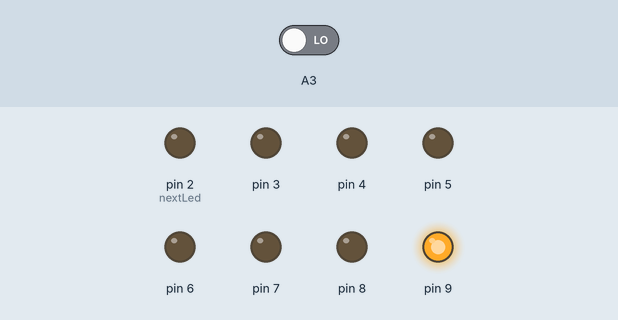
Recording of a sketch running on a simulated Arduino Uno, built with avr-gcc and run on an emulated ATmega328P. On the bench: output pins drawn as LEDs (lit = HIGH). The test bench sets the inputs (shaded band); at power-on: A3 LOW.

Above: at 0.12 s.
At 0.87 s:
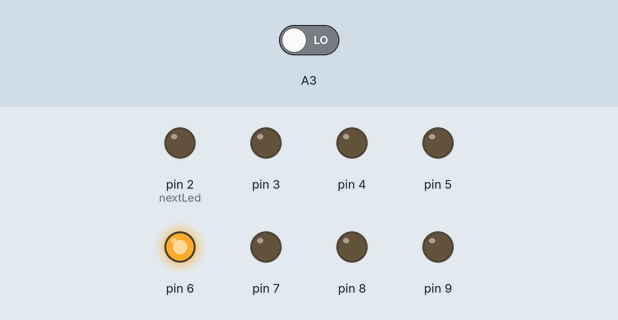
At 1.37 s:
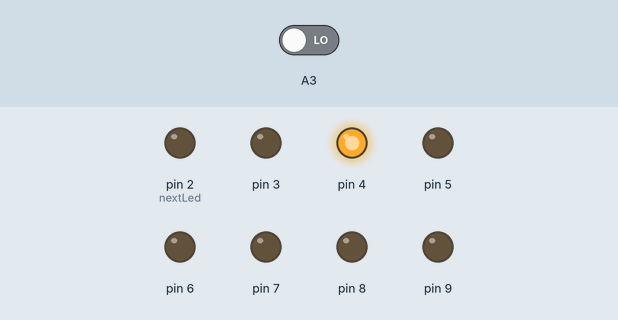
At 1.87 s:
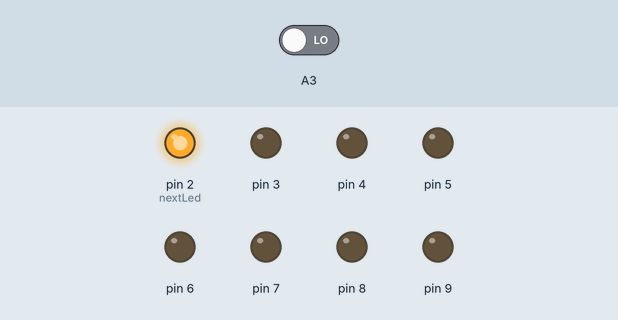
At 3.12 s:
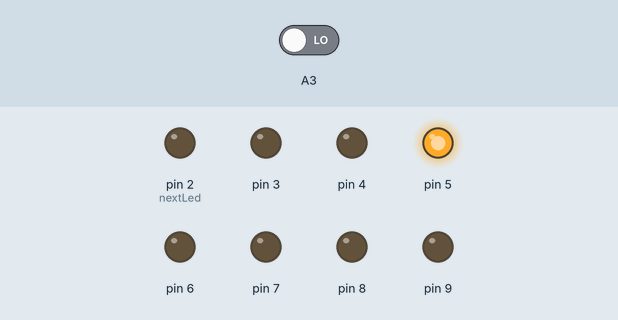
At 4.37 s:
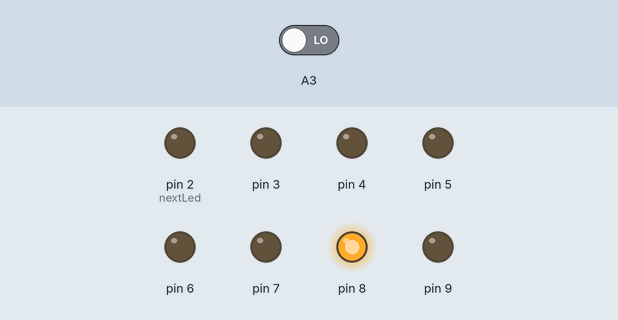
Timing chart, 0 to 4.7 s (numbered marks = the images above):
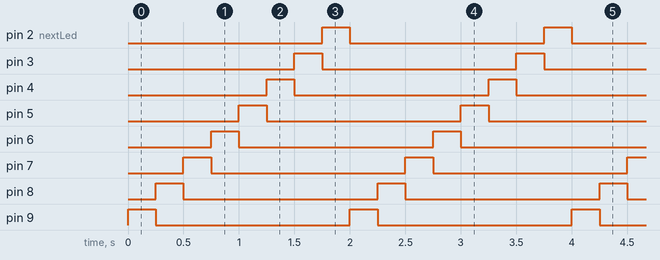

Measured:
- by itself, pin 2 (nextLed), pin 3–9: alternates HIGH for 0.25 s and LOW for 1.8 s
- by itself, everything shown: repeats every 2.0 s, in 8 steps

The sketch:

0005-directional-spinner.ino
```cpp
#define MIN_LED 2
#define MAX_LED 9

// create a variable to store delay AND which LED comes next
int delayTime = 250;
int nextLed = 2;

void setup() {

  // set all LED pins (2-9) as output
  for (int pin = 2; pin < 10; pin++) {
    pinMode(pin, OUTPUT);
  }

  // set analog pin 3 as input
  pinMode(A3, INPUT);
}

void loop() {

  // calculate, which LED comes next
  // if the switch is on the right, go clockwise
  if (digitalRead(A3) == HIGH) {

    // and add 1 to the LED number
    nextLed++;

    // but if we go over pin 9, the maximum
    if (nextLed > MAX_LED) {
      // jump back to the first LED on pin 2 (MIN_LED)
      nextLed = MIN_LED;
    }
  }

  // if the switch is on the ledt, go counterclockwise
  else {

    // and subtract 1 from the LED number
    nextLed--;

    // but if we go under the minimum, pin 2
    if (nextLed < MIN_LED) {

      // jump to the last LED on pin 9 (MAX_LED)
      nextLed = MAX_LED;
    }
  }

  // turn off all LEDs
  for (int pin = 2; pin < 10; pin++) {
    digitalWrite(pin, LOW);
  }

  // turn on the next LED and wait
  digitalWrite(nextLed, HIGH);
  delay(delayTime);
}
```
